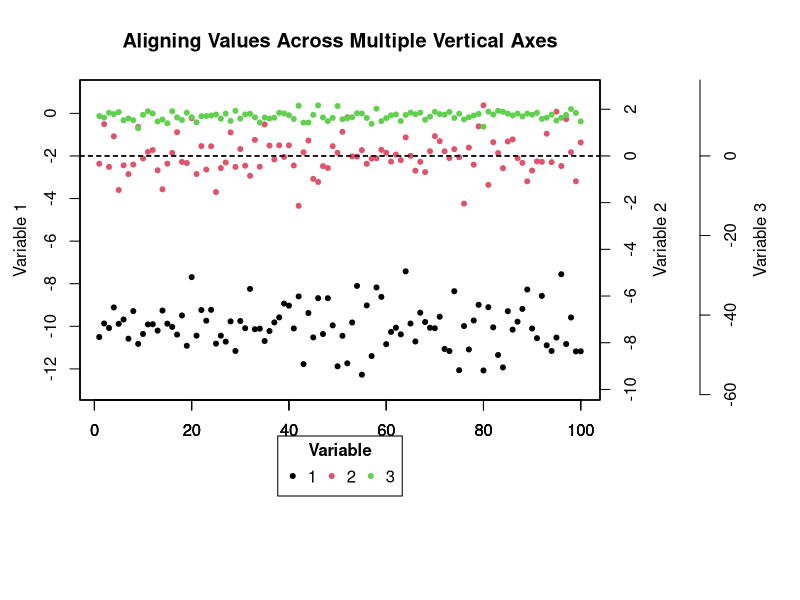

Write the R code that produced this figure.

# A Function for Aligning Values Across Multiple Vertical Axes

# David Moore
# davidblakneymoore@gmail.com
# March 2024


# The Explanation

# You might want to align a value (such as 0) on both the primary and secondary
# vertical axes. Aligning values can't typically be done by default. You could
# manually define axis limits for both axes to align a value, but if you
# manually choose values for these limits, you might end up with more space on
# the top or the bottom of the graph than is desireable, or you may not be able
# to line up the values across both axes perfectly.

# Here is a function for determining how to optimally align a value on both the
# primary and the secondary vertical axes such that there isn't unnecessary 
# additional space on the top or the bottom of any graph and such that the two
# values will perfectly align across both vertical axes. This function returns
# the new axis limits for both the primary and the secondary vertical axes that
# make the two values you wish to align across both vertical axes line up
# perfectly.

# More often than not, you'll probably want to line up the value of 0 across
# both vertical axes, and you may want to preserve the primary vertical axis
# scale and rescale the secondary vertical axis. This function is flexible and
# allows you to align the axes at any value (you can even choose different
# values for both axes) and it allows you to select which axis scale you wish
# to preserve (you could also choose to preserve neither the primary or the
# secondary vertical axis scales and have the algorithm choose the optimal
# solution).

# To align both axes at particular values, a ratio must be calculated for each
# axis. This ratio is the ratio of the distance of the value to align to the
# minimum value of a particular variable to the distance of the maximum value
# to the minimum value of this same variable. This ratio is calculated for both
# axes. Ratios can be greater than 1 or less than 0 if the value you wish to
# align is not within the range of that variable.

# This function takes 6 arguments. The first two are required, and either
# 'Ratio_of_Value_to_Align_to_Vertical_Axis_Range' or 'Axis_Scale_to_Preserve'
# must be provided as well.

# 'Primary_Vertical_Axis_Variable' is a numeric vector - it's the variable you
# wish to appear on the primary vertical axis.

# 'Secondary_Vertical_Axis_Variable' is a numeric vector - it's the variable
# you wish to appear on the secondary vertical axis.

# 'Data_Frame' is an optional argument you can provide if both the
# 'Primary_Vertical_Axis_Variable' and 'Secondary_Vertical_Axis_Variable'
# arguments come from the same data frame and you only want to type the data
# frame name once.

# 'Primary_Vertical_Axis_Value_to_Align = 0' is the value you wish to align on
# the primary vertical axis. The default value for this argument is 0.

# 'Secondary_Vertical_Axis_Value_to_Align = 0' is the value you wish to align
# on the secondary vertical axis. The default value for this argument is 0.

# 'Ratio_of_Value_to_Align_to_Vertical_Axis_Range' sets where on the vertical
# axis the value to align is. For example, the values to align may both be 0,
# and if the 'Ratio_of_Value_to_Align_to_Vertical_Axis_Range' is 0.5, the value
# to align (0) will be exactly halfway up the vertical axis. If the
# 'Ratio_of_Value_to_Align_to_Vertical_Axis_Range' is 0.25, the values to align
# will both be a quarter of the way up both vertical axes from the bottom of
# the plot. If this argument is a number between 0 and 1, the value to align
# will be visible in the plotting region; if this argument is greater than 1 or
# less than 0, the value to align will not appear in the plotting region, but
# it will still be aligned on both vertical axes. This argument is required
# only if the 'Axis_Scale_to_Preserve' argument is not provided.

# 'Axis_Scale_to_Preserve = "Neither"' tells the function if the scale of one
# of the vertical axes should be preserved and not rescaled at all. The three
# possibilities for this argument are 'Primary', 'Secondary', and 'Neither',
# with the latter being the default. This argument could be used if one of the
# vertical axes is much more important than the other. For example, if you wish
# to plot the primary vertical axis variable such that it takes up the entire
# plotting region and is not rescaled by this function, you would set this
# argument to 'Primary', and all of the rescaling would occur on the secondary
# vertical axis. If the 'Ratio_of_Value_to_Align_to_Vertical_Axis_Range'
# argument is not specified, this argument is required. It should be noted that
# there are cases where it would be impossible to preserve one of the vertical
# axis scales - for example, if one vertical axis variable had a maximum value
# of 10 and a value to align of 15, and the other vertical axis variable had a
# minimum value of 20 and a value to align of 15, there be no possible way to
# plot all of the points while aligning both vertical axes at the value 15.

# 'Axis_Buffer = 10' is the minimum total percent of blank space you wish to
# leave around the top and the bottom of the graph (half of this space will
# appear on the top and half will appear on the bottom). Ten percent is the
# default. It is the minimum total percent of blank space around the top and
# the bottom because if rescaling is necessary to align the values across both
# vertical axes, it follows that more than 10 % of blank space will necessarily
# exist on at least one end of one of the vertical axes. To minimize blank
# space, you could preserve the scale of one of the vertical axes by setting
# the 'Axis_Scale_to_Preserve' argument to either 'Primary' or 'Secondary'.


# The Function

Aligning_Multiple_Vertical_Axes_Function <- function (..., Data_Frame, Values_to_Align = rep(0, ncol(Data_Frame)), Variable_Weights = rep((1 / ncol(Data_Frame)), ncol(Data_Frame)), Axis_Buffer = 0.05) {
  if (length(list(...)) <= 1) {
    stop ("There must be more than one variable to warrant aligning vertical axes.")
  }
  Variable_Names <- sapply(match.call(expand.dots = FALSE)$..., deparse)
  if (missing(Data_Frame)) {
    Data_Frame <- as.data.frame(list(...))
    colnames(Data_Frame) <- sapply(match.call(expand.dots = FALSE)$..., deparse)
  } else if (!missing(Data_Frame)) {
    if (class(Data_Frame) != "data.frame") {
      stop ("The 'Data_Frame' argument must be of class 'data.frame'.")
    }
    Data_Frame <- Data_Frame[, which(colnames(Data_Frame) %in% sapply(match.call(expand.dots = FALSE)$..., deparse))]
  }
  if (!all(sapply(Data_Frame, is.numeric))) {
    stop ("All columns of the data frame must contain numeric data.")
  }
  if (length(Values_to_Align) != ncol(Data_Frame)) {
    stop ("The 'Values_to_Align' argument must have the same number of elements as the 'Data_Frame' argument has columns.")
  }
  if (!is.numeric(Values_to_Align)) {
    stop ("The 'Values_to_Align' argument must be numeric.")
  }
  if (length(Variable_Weights) != ncol(Data_Frame)) {
    stop ("The 'Variable_Weights' argument must have the same number of elements as the 'Data_Frame' argument has columns.")
  }
  if (!is.numeric(Variable_Weights) | any(Variable_Weights < 0) | any(Variable_Weights > 1) | (sum(Variable_Weights) != 1)) {
    stop ("The 'Variable_Weights' argument must contain numeric values that are all greater than or equal to 0 and less than or equal to 1, and the values must sum to 1.")
  }
  if (!is.numeric(Axis_Buffer) | (Axis_Buffer < 0) | (Axis_Buffer > 1) | (length(Axis_Buffer) != 1)) {
    stop ("The 'Axis_Buffer' argument must contain a single numeric value that is between 0 and 1 (inclusive).")
  }
  Values_to_Align <- as.list(Values_to_Align)
  Variable_Weights <- as.list(Variable_Weights)
  Number_of_Variables <- ncol(Data_Frame)
  Ranges <- lapply(Data_Frame, function (x) {
    c(min(x), max(x))
  })
  Ranges <- mapply(function (x, y) {
    if ((x[1] < y) & (x[2] < y)) {
      x[2] <- y
    } else if ((x[1] > y) & (x[2] > y)) {
      x[1] <- y
    }
    x
  }, x = Ranges, y = Values_to_Align, SIMPLIFY = FALSE)
  Ratios <- mapply(function (v, w) {
    (w - v[1]) / (v[2] - v[1])
  }, v = Ranges, w = Values_to_Align, SIMPLIFY = FALSE)
  
  Final_Ratio <- sum(mapply(function (a, b) {
    a * b
  }, a = Ratios, b = Variable_Weights))
  New_Ranges <- mapply(function (u, v, w, x) {
    if (x > Final_Ratio) {
      c(v[1], (v[1] + ((w - v[1]) / Final_Ratio)))
    } else if (x == Final_Ratio) {
      c(v[1], v[2])
    } else if (x < Final_Ratio) {
      c((v[2] - ((v[2] - w) / (1 - Final_Ratio))), v[2])
    }
  }, v = Ranges, w = Values_to_Align, x = Ratios, SIMPLIFY = FALSE)
  Final_Ranges <- lapply(New_Ranges, function (x) {
    c((x[1] - (diff(c(x[1], x[2])) * Axis_Buffer)), (x[2] + (diff(c(x[1], x[2])) * Axis_Buffer)))
  })
  names(Final_Ranges) <- Variable_Names
  Final_Ranges <- lapply(Final_Ranges, function (x) {
    names(x) <- c("Minimum", "Maximum")
    x
  })
  Final_Ranges
}


# An Example

# Let's make up some data.

set.seed(100)
Number_of_Rows <- 100
Index <- seq_len(Number_of_Rows)
Variable_1 <- rnorm(Number_of_Rows, -10, 1)
Variable_2 <- rnorm(Number_of_Rows, 0, 1)
Variable_3 <- rnorm(Number_of_Rows, 10, 1)
Data_Frame <- data.frame(Index = Index, Variable_1 = Variable_1, Variable_2 = Variable_2, Variable_3 = Variable_3)

# Let's say that we want to align the values -2, 0, and 0 across the three
# vertical axes, respectively.

Values_to_Align = c(-2, 0, 0)

# Let's also weigh the first variable more heavily than the other two.

Variable_Weights <- c(0.75, 0.125, 0.125)

# Let's calculate the new axis limits that will allow these values to align.

(Final_Vertical_Axis_Limits <- Aligning_Multiple_Vertical_Axes_Function(Variable_1, Variable_2, Variable_3, Data_Frame = Data_Frame, Values_to_Align = Values_to_Align, Variable_Weights = Variable_Weights))

# Let's look at the output.

# $Variable_1
#    Minimum    Maximum 
# -12.904407   1.010182 
# 
# $Variable_2
#   Minimum   Maximum 
# -9.945447  2.745460 
# 
# $Variable_3
#   Minimum   Maximum 
# -58.37154  16.11357 

# Finally, let's make a plot.

par(mar = c(10, 4, 4, 10))
plot(Variable_1 ~ Index, data = Data_Frame, xlab = "", ylab = "", yaxt = "n", ylim = Final_Vertical_Axis_Limits[[1]], pch = 20, main = "Aligning Values Across Multiple Vertical Axes")
axis(2, at = pretty(range(Final_Vertical_Axis_Limits[[1]])))
mtext("Index", 1, line = 2.5)
mtext("Variable 1", 2, line = 2.5)
abline(h = Values_to_Align[1], lty = 2)
par(new = T)
plot(Variable_2 ~ Index, data = Data_Frame, xlab = "", ylab = "", yaxt = "n", ylim = Final_Vertical_Axis_Limits[[2]], col = 2, pch = 20)
axis(4, at = pretty(range(Final_Vertical_Axis_Limits[[2]])))
mtext("Variable 2", 4, line = 2.5)
abline(h = Values_to_Align[2], lty = 2)
par(new = T)
plot(Variable_3 ~ Index, data = Data_Frame, xlab = "", ylab = "", yaxt = "n", ylim = Final_Vertical_Axis_Limits[[3]], col = 3, pch = 20)
axis(4, at = pretty(range(Final_Vertical_Axis_Limits[[3]])), line = 5)
mtext("Variable 3", 4, line = 7.5)
abline(h = Values_to_Align[3], lty = 2)
legend("bottom", xpd = TRUE, inset = c(0, -0.3), title = expression(paste(bold("Variable"))), legend = 1:3, col = 1:3, pch = 20, horiz = T)
